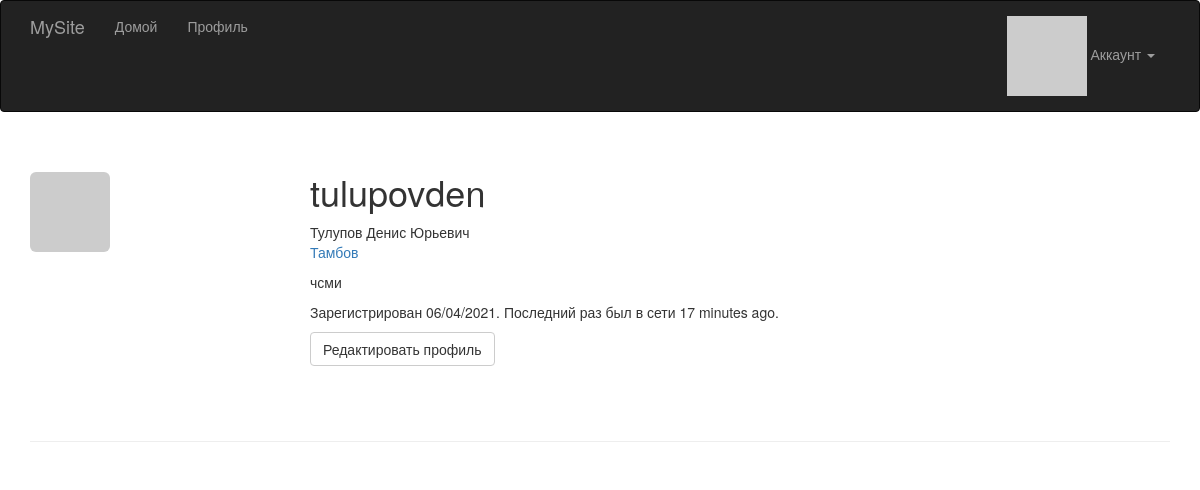
Page /user/tulupovden (signed in) on the earlier database version.
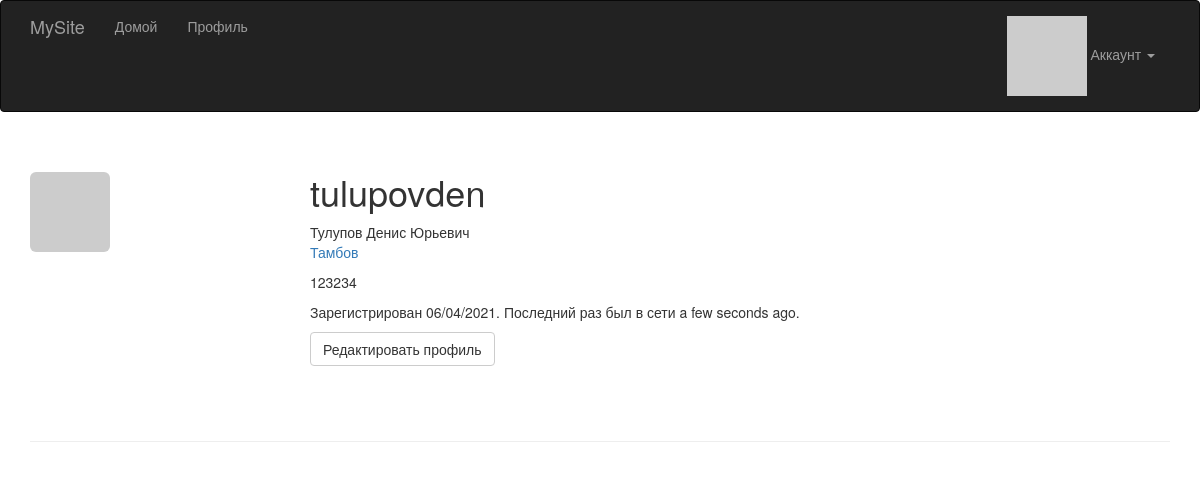
Same page on the later database version.
### app/models.py (models this page shows, shortened)
class User(UserMixin, db.Model):
    __tablename__ = 'users'
    id = db.Column(db.Integer, primary_key=True)
    email = db.Column(db.String(64), unique=True, index=True)
    username = db.Column(db.String(64), unique=True, index=True)
    role_id = db.Column(db.Integer, db.ForeignKey('roles.id'))
    password_hash = db.Column(db.String(128))
    confirmed = db.Column(db.Boolean, default=False)
    name = db.Column(db.String(64))
    location = db.Column(db.String(64))
    about_me = db.Column(db.Text())
    member_since = db.Column(db.DateTime(), default=datetime.utcnow)
    last_seen = db.Column(db.DateTime(), default=datetime.utcnow)
    @property
    def password(self):
        raise AttributeError('password is not a readable attribute')
    def can(self, perm):
        return self.role is not None and self.role.has_permission(perm)
    def is_administrator(self):
        return self.can(Permission.ADMIN)
    def ping(self):
        self.last_seen = datetime.utcnow()
        db.session.add(self)
    def gravatar(self, size=100, default='identicon', rating='g'):
            url = 'https://secure.gravatar.com/avatar'
            hash = hashlib.md5(self.email.lower().encode('utf-8')).hexdigest()
            return '{url}/{hash}?s={size}&d={default}&r={rating}'.format(
                url=url, hash=hash, size=size, default=default, rating=rating)

### app/main/views.py (the view)
@main.route('/user/<username>')
def user(username):
    user = User.query.filter_by(username=username).first_or_404()
    return render_template('user.html', user=user)

### app/auth/views.py (called while the page is built)
@auth.before_app_request
def before_request():
    if current_user.is_authenticated:
        current_user.ping()
        if not current_user.confirmed \
                and request.endpoint \
                and request.blueprint != 'auth' \
                and request.endpoint != 'static':
            return redirect(url_for('auth.unconfirmed'))

### app/main/__init__.py (called while the page is built)
@main.app_context_processor
def inject_permissions():
    return dict(Permission=Permission)

### app/models.py (called while the page is built)
@login_manager.user_loader
def load_user(user_id):
    return User.query.get(int(user_id))

### app/templates/user.html (shortened to what this page needs)
{% extends "base.html" %}
{% block page_content %}
<div class="page-header">
     <img class="img-rounded profile-thumbnail" src="{{ user.gravatar(size=256) }}">
    <div class="profile-header">
        <h1>{{ user.username }}</h1>
        {% if user.name or user.location %}
        <p>
            {% if user.name %}{{ user.name }}<br>{% endif %}
            {% if user.location %}
                <a href="http://maps.google.com/?q={{ user.location }}">{{ user.location }}</a><br>
            {% endif %}
        </p>
        {% endif %}
         {% if user.about_me %}<p>{{ user.about_me }}</p>{% endif %}
        <p>Зарегистрирован {{ moment(user.member_since).format('L') }}. Последний раз был в сети {{ moment(user.last_seen).fromNow() }}.</p>
        <p>
            {% if user == current_user %}
            <a class="btn btn-default" href="{{ url_for('.edit_profile') }}">Редактировать профиль</a>
            {% endif %}
        </p>
    </div>
</div>
{% endblock %}

### app/templates/base.html (shortened to what this page needs)
{% extends "bootstrap/base.html" %}
{% block head %}
{{ super() }}
<link rel="stylesheet" type="text/css" href="{{ url_for('static', filename='styles.css') }}">
{% endblock %}
{% block navbar %}
<div class="navbar navbar-inverse" role="navigation">
    <div class="container">
        <div class="navbar-header">
            <a class="navbar-brand" href="{{ url_for('main.index') }}">MySite</a>
        </div>
        <div class="navbar-collapse collapse">
            <ul class="nav navbar-nav">
                <li><a href="{{ url_for('main.index') }}">Домой</a></li>
                {% if current_user.is_authenticated %}
                <li><a href="{{ url_for('main.user', username=current_user.username) }}">Профиль</a></li>
                {% endif %}
            </ul>
             <ul class="nav navbar-nav navbar-right">
                {% if current_user.is_authenticated %}
                 <li class="dropdown">
                    <a href="#" class="dropdown-toggle" data-toggle="dropdown">
                        <img src="{{ current_user.gravatar(size=18) }}">
                        Аккаунт <b class="caret"></b>
                    </a>
                </li>
                {% else %}
                <li><a href="{{ url_for('auth.login') }}">Войти</a></li>
                {% endif %}
            </ul>
        </div>
    </div>
</div>
{% endblock %}
{% block content %}
<div class="container">
    {% block page_content %}{% endblock %}
</div>
{% endblock %}

### app/static/styles.css (style rules this page uses)
.profile-thumbnail { position: absolute; }
.profile-header { min-height: 260px; margin-left: 280px; }

Differences in the rows shown:
changed User "tulupovden": about_me "чсми" → "123234"; last_seen "17 minutes ago" → "a few seconds ago"
